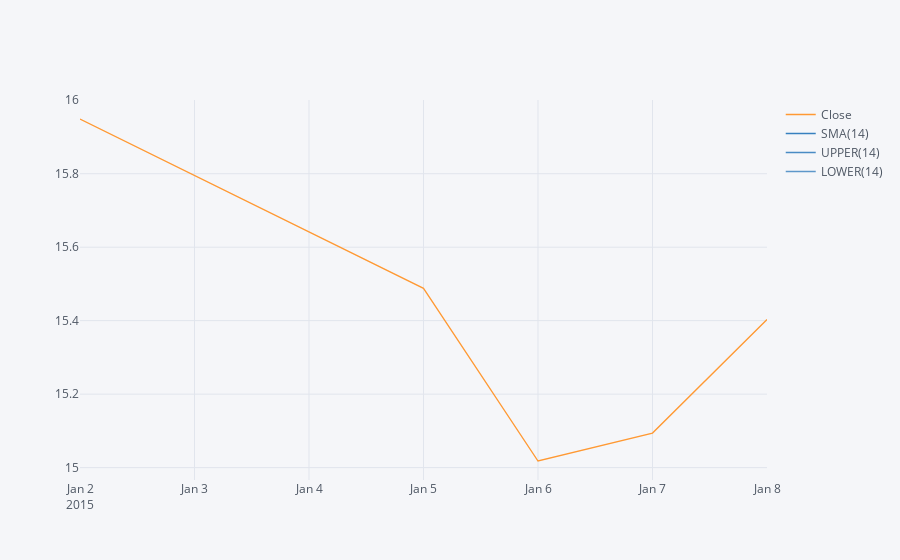

Notebook code cell kept with this figure:
### Code cell
BAC_2015_date.ta_plot(study="boll")

### Figure 1 — Plotly figure (JSON) as saved in the notebook; plotly's stock layout.template omitted (floating-point values rounded to 4 significant figures)
{"data": [{"line": {"color": "rgba(255, 153, 51, 1.0)", "dash": "solid", "shape": "linear", "width": 1.3}, "mode": "lines", "name": "Close", "text": "", "type": "scatter", "x": ["2015-01-02", "2015-01-05", "2015-01-06", "2015-01-07", "2015-01-08"], "y": [15.95, 15.49, 15.02, 15.09, 15.4]}, {"line": {"color": "rgba(55, 128, 191, 1.0)", "dash": "solid", "shape": "linear", "width": 1.3}, "mode": "lines", "name": "SMA(14)", "text": "", "type": "scatter", "x": ["2015-01-02", "2015-01-05", "2015-01-06", "2015-01-07", "2015-01-08"], "y": ["", "", "", "", ""]}, {"line": {"color": "rgba(55, 128, 191, 0.8999999999999999)", "dash": "solid", "shape": "linear", "width": 1.3}, "mode": "lines", "name": "UPPER(14)", "text": "", "type": "scatter", "x": ["2015-01-02", "2015-01-05", "2015-01-06", "2015-01-07", "2015-01-08"], "y": ["", "", "", "", ""]}, {"line": {"color": "rgba(55, 128, 191, 0.7999999999999998)", "dash": "solid", "shape": "linear", "width": 1.3}, "mode": "lines", "name": "LOWER(14)", "text": "", "type": "scatter", "x": ["2015-01-02", "2015-01-05", "2015-01-06", "2015-01-07", "2015-01-08"], "y": ["", "", "", "", ""]}], "layout": {"legend": {"bgcolor": "#F5F6F9", "font": {"color": "#4D5663"}}, "paper_bgcolor": "#F5F6F9", "plot_bgcolor": "#F5F6F9", "title": {"font": {"color": "#4D5663"}}, "xaxis": {"gridcolor": "#E1E5ED", "showgrid": true, "tickfont": {"color": "#4D5663"}, "title": {"font": {"color": "#4D5663"}, "text": ""}, "zerolinecolor": "#E1E5ED"}, "yaxis": {"gridcolor": "#E1E5ED", "showgrid": true, "tickfont": {"color": "#4D5663"}, "title": {"font": {"color": "#4D5663"}, "text": ""}, "zerolinecolor": "#E1E5ED"}}}
